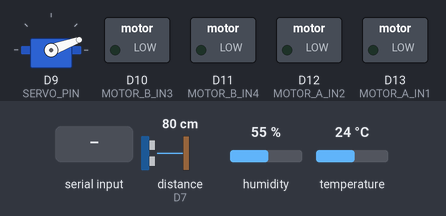
The sketch below on a simulated Arduino Uno R4 WiFi. Parts: servo, switched loads named in the sketch (green lamp = pin HIGH). Wiring (inferred from the names in the program): ultrasonic range finder: trigger D5; echo D7. The inputs (shaded band) are chosen by the test bench; at power-on: distance to the obstacle (sensor on D7) 80 cm, humidity 55 %, temperature 24 °C. The echo pulse lasts 58.3 µs per cm; pins used as bus, display or sensor lines are not drawn; what the sketch prints to the serial monitor is not drawn.

Above: at 3.7 s.
3.8 s: "F" received over Serial
At 6.1 s:
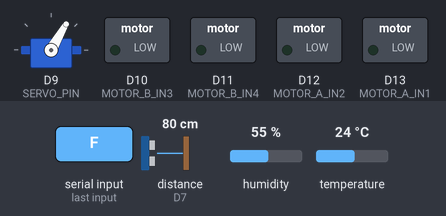
At 9.2 s:
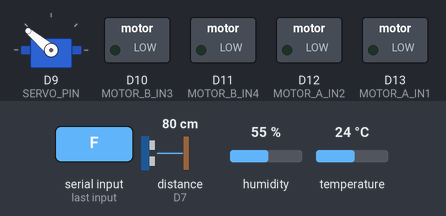
14.3 s: "B" received over Serial
At 14.55 s:
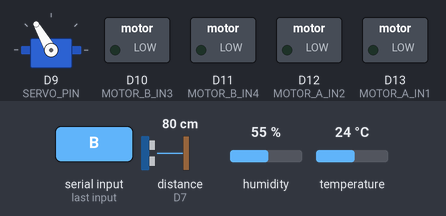
20.6 s: distance to the obstacle (sensor on D7) set to 7 cm
24.1 s: distance to the obstacle (sensor on D7) set to 10 cm
Timing chart, 0 to 32.8 s (numbered marks = the images above; inputs shaded):
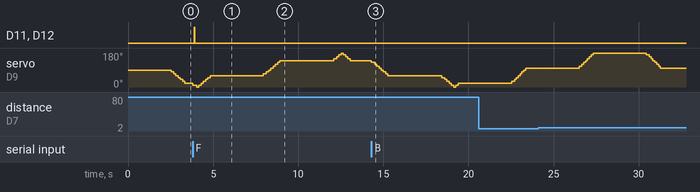

Measured:
- after the input at 3.8 s, D11 (MOTOR_B_IN4), D12 (MOTOR_A_IN2): LOW → HIGH after 0.09 s, → LOW 0.05 s later

The sketch:

heat_mapping_robot.ino
```cpp
/*
 * Heat Mapping Robot — Arduino Sketch
 * Same logic as simulation robots: sends ultrasonic sweep to Python backend,
 * receives F/B/L/R/S commands from backend (SLAM, occupancy grid, path planning).
 *
 * USE_SERIAL=1: USB serial (Arduino Uno). Backend: cd backend && SERIAL_PORT=COMx python main.py
 * USE_SERIAL=0: WiFi HTTP POST (ESP32)
 * USE_IMU=1: Include Modulino Movement (LSM6DSOXTR) gyro/accel via I2C
 * USE_MOTORS=1: Enable DC motor drive (L298N style)
 * COMMAND_MODE=1: Backend-driven (same as simulation). COMMAND_MODE=0: legacy autonomous.
 *
 * Hardware: HC-SR04 (5,7), servo (9), DHT11 (8), L298N motors (13,12,10,11)
 */

#define USE_SERIAL 1   // 1 = USB serial, 0 = WiFi
#define USE_IMU   0    // 1 = Modulino (UNO R4 only), 0 = skip (required for AVR/Arduino Uno)
#define USE_MOTORS 1   // 1 = DC motors (L298N), 0 = servo/sensors only
#define COMMAND_MODE 1 // 1 = backend-driven (SLAM/path planning), 0 = legacy move-stop-sweep
#define BACKEND_CMD_TIMEOUT_MS 3000  // Block for command after send
#define DEBUG_ULTRASONIC 0           // 1 = log distance readings to Serial

#if !USE_SERIAL
#include <WiFi.h>
#include <HTTPClient.h>
#endif
#include <ArduinoJson.h>
#include <DHT.h>
#include <Servo.h>
#include <Wire.h>

#if USE_IMU
#include <Modulino.h>
ModulinoMovement imu;
#endif

// ── CONFIG ────────────────────────────────────────────────────────────────
#if !USE_SERIAL
#define WIFI_SSID       "YOUR_WIFI_SSID"
#define WIFI_PASSWORD   "YOUR_WIFI_PASSWORD"
#define BACKEND_URL     "http://192.168.1.100:8000"  // Python backend IP
#endif
#define CHUNK_SIZE      8                            // Readings per HTTP POST
#define SWEEP_BATCH_SIZE 19                          // Full 180°: -90..+90 step 10°
#define SWEEP_STEP_DEG  10.0                         // Angle step per reading
#define SWEEP_MIN_DEG   -90.0                        // Left limit
#define SWEEP_MAX_DEG   90.0                         // Right limit, 0 = forwards
#define ANGLE_OFFSET    0.0                          // fine-tune reported angle
// Servo: 0°=right, 180°=left. Map our -90°(left) and +90°(right) accordingly.
#define SERVO_AT_MIN    180                          // servo 180 = our -90° (left)
#define SERVO_AT_MAX    0                            // servo 0 = our +90° (right)
#define TRIG_PIN        5
#define ECHO_PIN        7
#define SERVO_PIN      9
#define DHT_PIN         8
// Motor pins (same as motor_test — L298N dual H-bridge)
#define MOTOR_A_IN1     13
#define MOTOR_A_IN2     12
#define MOTOR_B_IN3     10
#define MOTOR_B_IN4     11
#define MOVE_DURATION_MS   2000   // Forward per segment (≈20 cm)
#define STOP_BEFORE_SWEEP_MS 2000 // DHT11 stabilization
#define MAX_DISTANCE_CM 400
#define MIN_DISTANCE_CM 2
// Distance calibration: run distance_calibrate.ino to tune. 58.2 = standard HC-SR04.
#define MICROSEC_PER_CM  58.2
#define DISTANCE_OFFSET_CM 1.7   // raw 28.3 @ 30cm true → add 1.7

// ── GLOBALS ────────────────────────────────────────────────────────────────
struct Reading {
  float angle;    // Servo angle at pulse time (servo-sync)
  float distance;
  float temp_c;   // air_temp at read time
  float gyro_z;   // yaw rate deg/s from IMU
};
#define SEND_CHUNK 8   // Arduino Uno RAM: 8 readings per payload
#define BACKEND_JSON_SIZE 384
Reading buffer[SEND_CHUNK];
int bufferIdx = 0;
float currentAngle = 0.0;
bool sweepDirection = true;  // true = CW
unsigned long startTimeMs = 0;
unsigned long lastDhtReadMs = 0;
float lastTempC = NAN;
float lastHumPct = NAN;
Servo sweepServo;
DHT dht(DHT_PIN, DHT11);
#define DHT_READ_INTERVAL_MS 2000

#if USE_MOTORS && !COMMAND_MODE
enum RobotState { STATE_MOVE, STATE_STOP, STATE_SWEEP };
RobotState robotState = STATE_MOVE;
unsigned long stateStartMs = 0;
#endif
#if USE_MOTORS && COMMAND_MODE
enum BackendPhase { PHASE_COLLECT, PHASE_MOVE };
BackendPhase backendPhase = PHASE_COLLECT;
char backendCmd = 'F';      // From backend (F/B/L/R/S)
char pendingMotorCmd = 'F';
unsigned long phaseStartMs = 0;
#define MOVE_FORWARD_MS  500
#define TURN_15_MS       150
#define TURN_45_MS       400
#define TURN_90_MS       800
#define OBSTACLE_THRESHOLD_CM 25.0f  // If forward < this, obstacle detected
#define FORWARD_CONE_DEG  15.0f      // Forward = angles in [-15, +15]
#endif

// ── MOTORS ─────────────────────────────────────────────────────────────────
#if USE_MOTORS
void motorSetup() {
  pinMode(MOTOR_A_IN1, OUTPUT);
  pinMode(MOTOR_A_IN2, OUTPUT);
  pinMode(MOTOR_B_IN3, OUTPUT);
  pinMode(MOTOR_B_IN4, OUTPUT);
  stopMotors();
}

void moveForward() {
  digitalWrite(MOTOR_A_IN1, LOW);
  digitalWrite(MOTOR_A_IN2, HIGH);
  digitalWrite(MOTOR_B_IN3, LOW);
  digitalWrite(MOTOR_B_IN4, HIGH);
}

void moveBackward() {
  digitalWrite(MOTOR_A_IN1, HIGH);
  digitalWrite(MOTOR_A_IN2, LOW);
  digitalWrite(MOTOR_B_IN3, HIGH);
  digitalWrite(MOTOR_B_IN4, LOW);
}

void turnLeft() {
  digitalWrite(MOTOR_A_IN1, LOW);
  digitalWrite(MOTOR_A_IN2, HIGH);
  digitalWrite(MOTOR_B_IN3, HIGH);
  digitalWrite(MOTOR_B_IN4, LOW);
}

void turnRight() {
  digitalWrite(MOTOR_A_IN1, HIGH);
  digitalWrite(MOTOR_A_IN2, LOW);
  digitalWrite(MOTOR_B_IN3, LOW);
  digitalWrite(MOTOR_B_IN4, HIGH);
}

void stopMotors() {
  digitalWrite(MOTOR_A_IN1, LOW);
  digitalWrite(MOTOR_A_IN2, LOW);
  digitalWrite(MOTOR_B_IN3, LOW);
  digitalWrite(MOTOR_B_IN4, LOW);
}
#endif

// ── ULTRASONIC ────────────────────────────────────────────────────────────
#define ULTRASONIC_SAMPLES 5   // 3-5 samples for median filter
#define MAX_VALID_CM 3000.0    // Reject duration-equivalent outliers

float readDistanceCm()
{
  digitalWrite(TRIG_PIN, LOW);
  delayMicroseconds(5);
  digitalWrite(TRIG_PIN, HIGH);
  delayMicroseconds(10);
  digitalWrite(TRIG_PIN, LOW);

  long duration = pulseIn(ECHO_PIN, HIGH, 30000);
  if (duration == 0) return 0.0;

  float cm = (float)duration / (float)MICROSEC_PER_CM + DISTANCE_OFFSET_CM;
  return cm;
}

// Insertion sort helper for median (no dynamic allocation)
static void sortFloat(float* arr, int n) {
  for (int i = 1; i < n; i++) {
    float v = arr[i];
    int j = i;
    while (j > 0 && arr[j - 1] > v) {
      arr[j] = arr[j - 1];
      j--;
    }
    arr[j] = v;
  }
}

float readDistanceCmMedian(int samples = ULTRASONIC_SAMPLES) {
  float buf[8];  // Max 8 samples without malloc
  if (samples > 8) samples = 8;
  if (samples < 3) samples = 3;

  int valid = 0;
  for (int i = 0; i < samples; i++) {
    float cm = readDistanceCm();
    if (cm >= MIN_DISTANCE_CM && cm <= MAX_DISTANCE_CM && cm > 0.0f && cm < MAX_VALID_CM) {
      buf[valid++] = cm;
    }
    delay(5);
  }
  if (valid == 0) return 0.0;
  sortFloat(buf, valid);
  return buf[valid / 2];
}

// ── SERVO ─────────────────────────────────────────────────────────────────
// Maps logical angle (-90..+90) to servo PWM (SERVO_AT_MIN..SERVO_AT_MAX)
int angleToServo(float deg) {
  return (int)(SERVO_AT_MIN + (deg - SWEEP_MIN_DEG) * (SERVO_AT_MAX - SERVO_AT_MIN) / (SWEEP_MAX_DEG - SWEEP_MIN_DEG));
}

void stepServo() {
  currentAngle += sweepDirection ? SWEEP_STEP_DEG : -SWEEP_STEP_DEG;

  if (currentAngle >= SWEEP_MAX_DEG) {
    currentAngle = SWEEP_MAX_DEG;
    sweepDirection = false;
  } else if (currentAngle <= SWEEP_MIN_DEG) {
    currentAngle = SWEEP_MIN_DEG;
    sweepDirection = true;
  }

  sweepServo.write(angleToServo(currentAngle));
}

// ── SEND READINGS (same format as robot_physical / backend ArduinoReadingsPayload) ─
bool sendReadings(Reading* readings, int count) {
  StaticJsonDocument<BACKEND_JSON_SIZE> doc;
  doc["timestamp_ms"] = (long)(millis() - startTimeMs);

  unsigned long now = millis();
  if (now - lastDhtReadMs >= DHT_READ_INTERVAL_MS) {
    lastDhtReadMs = now;
    float t = dht.readTemperature();
    float h = dht.readHumidity();
    if (!isnan(t)) lastTempC = t;
    if (!isnan(h)) lastHumPct = h;
  }
  if (!isnan(lastTempC)) doc["air_temp_c"] = round(lastTempC * 10) / 10.0;
  if (!isnan(lastHumPct)) doc["humidity_pct"] = round(lastHumPct * 10) / 10.0;

  JsonArray arr = doc.createNestedArray("readings");
  for (int i = 0; i < count; i++) {
    float a = readings[i].angle;
    float d = readings[i].distance;
    if (!isnan(a) && !isinf(a) && !isnan(d) && !isinf(d)) {
      JsonObject r = arr.add<JsonObject>();
      r["angle"] = round(a * 10) / 10.0;
      r["distance"] = round(d * 10) / 10.0;
#if USE_IMU
      r["gyro_z"] = round(readings[i].gyro_z * 1000) / 1000.0;
#endif
    }
  }

  if (doc.overflowed()) {
    doc.clear();
    doc["timestamp_ms"] = (long)(millis() - startTimeMs);
    doc.createNestedArray("readings");
  }

  String body;
  serializeJson(doc, body);

#if USE_SERIAL
  Serial.println(body);
  Serial.flush();
  return true;
#else
  if (WiFi.status() != WL_CONNECTED) return false;

  HTTPClient http;
  String url = String(BACKEND_URL) + "/arduino/readings";
  http.begin(url);
  http.addHeader("Content-Type", "application/json");

  int code = http.POST(body);
  http.end();

  return (code == 200);
#endif
}

// ── SETUP & LOOP ───────────────────────────────────────────────────────────
void setup() {
  Serial.begin(115200);

  pinMode(TRIG_PIN, OUTPUT);
  pinMode(ECHO_PIN, INPUT);

  dht.begin();
  delay(2000);  // DHT11 needs 1–2 s to stabilize
  sweepServo.attach(SERVO_PIN);
  currentAngle = 0.0;
  sweepDirection = true;
  sweepServo.write(angleToServo(0));
  delay(500);  // let servo reach centre

#if USE_MOTORS
  motorSetup();
  #if COMMAND_MODE
  backendPhase = PHASE_COLLECT;
  phaseStartMs = millis();
  #else
  robotState = STATE_MOVE;
  stateStartMs = millis();
  #endif
#endif

#if USE_IMU
  Modulino.begin();
  if (imu.begin()) {
    Serial.println(F("Modulino Movement IMU OK"));
  } else {
    Serial.println(F("Modulino Movement IMU not found - set USE_IMU 0 if no IMU"));
  }
#endif

#if USE_SERIAL
  Serial.println(F("Heat Mapping Robot — Backend mode: SLAM, occupancy grid, path planning"));
#else
  Serial.println("Connecting to WiFi...");
  WiFi.begin(WIFI_SSID, WIFI_PASSWORD);

  while (WiFi.status() != WL_CONNECTED) {
    delay(500);
    Serial.print(".");
  }

  Serial.println("\nWiFi connected");
  Serial.print("IP: ");
  Serial.println(WiFi.localIP());
#endif

  startTimeMs = millis();
}

#if USE_MOTORS && COMMAND_MODE
// Collision avoidance: if obstacle in forward cone, find angle with max distance and turn there
void collisionAvoidance(Reading* buf, int n, char* cmd) {
  float fwdMin = MAX_DISTANCE_CM;
  for (int i = 0; i < n; i++) {
    float a = buf[i].angle;
    float d = buf[i].distance;
    if (d <= 0 || d > MAX_VALID_CM) d = MAX_DISTANCE_CM;
    if ((a < 0 ? -a : a) <= FORWARD_CONE_DEG && d < fwdMin) fwdMin = d;
  }
  if (fwdMin >= OBSTACLE_THRESHOLD_CM) return;  // No obstacle

  float bestDist = 0.0f;
  float bestAngle = 0.0f;
  for (int i = 0; i < n; i++) {
    float d = buf[i].distance;
    if (d <= 0 || d > MAX_VALID_CM) d = MAX_DISTANCE_CM;
    if (d > bestDist) {
      bestDist = d;
      bestAngle = buf[i].angle;
    }
  }
  *cmd = (bestAngle < 0.0f) ? 'R' : 'L';  // Neg angle = clear on left; turn R to avoid (motor L/R may be swapped)
}

void applyMotorCmd(char cmd) {
  if (cmd == 'F') moveForward();
  else if (cmd == 'B') moveBackward();
  else if (cmd == 'L') turnLeft();
  else if (cmd == 'R') turnRight();
  else stopMotors();
}

char readBackendCommand() {
  unsigned long start = millis();
  while (millis() - start < BACKEND_CMD_TIMEOUT_MS) {
    if (Serial.available()) {
      char c = Serial.read();
      if (c == 'F' || c == 'B' || c == 'L' || c == 'R' || c == 'S') {
        return c;
      }
    }
    delay(10);
  }
  return backendCmd;
}
#endif

void loop() {
  unsigned long now = millis();

#if USE_MOTORS && COMMAND_MODE
  // Backend-driven flow (same as simulation / robot_physical)
  switch (backendPhase) {
    case PHASE_COLLECT: {
      float distRaw = readDistanceCmMedian(ULTRASONIC_SAMPLES);
#if DEBUG_ULTRASONIC
      Serial.print(F("US @ "));
      Serial.print(currentAngle + ANGLE_OFFSET);
      Serial.print(F(" deg: "));
      Serial.print(distRaw);
      Serial.println(F(" cm"));
#endif
      float dist = distRaw;
      if (dist < MIN_DISTANCE_CM || dist > MAX_DISTANCE_CM || dist <= 0 || dist >= MAX_VALID_CM)
        dist = 400.0f;

      float gyroZ = 0.0f;
      float tempC = lastTempC;
      if (isnan(tempC)) tempC = 20.0f;
#if USE_IMU
      if (imu.update()) gyroZ = imu.getYaw();
#endif

      buffer[bufferIdx].angle = currentAngle + ANGLE_OFFSET;
      buffer[bufferIdx].distance = dist;
      buffer[bufferIdx].temp_c = tempC;
      buffer[bufferIdx].gyro_z = gyroZ;
      bufferIdx++;

      if (bufferIdx >= SEND_CHUNK) {
        sendReadings(buffer, SEND_CHUNK);
        pendingMotorCmd = readBackendCommand();
        backendCmd = pendingMotorCmd;
        collisionAvoidance(buffer, SEND_CHUNK, &pendingMotorCmd);
        bufferIdx = 0;
        backendPhase = PHASE_MOVE;
        phaseStartMs = now;
      }
      stepServo();
      delay(80);
      return;
    }

    case PHASE_MOVE: {
      applyMotorCmd(pendingMotorCmd);
      unsigned long durationMs = (pendingMotorCmd == 'F' || pendingMotorCmd == 'B')
        ? MOVE_FORWARD_MS
        : (pendingMotorCmd == 'L' || pendingMotorCmd == 'R') ? TURN_45_MS
        : 500;
      if (now - phaseStartMs >= durationMs) {
        stopMotors();
        backendPhase = PHASE_COLLECT;
      }
      delay(50);
      return;
    }
  }
  return;
#endif

#if USE_MOTORS && !COMMAND_MODE
  unsigned long elapsed = millis() - stateStartMs;
  switch (robotState) {
    case STATE_MOVE:
      moveForward();
      if (elapsed >= MOVE_DURATION_MS) {
        stopMotors();
        robotState = STATE_STOP;
        stateStartMs = millis();
      }
      delay(50);
      return;
    case STATE_STOP:
      stopMotors();
      if (elapsed >= STOP_BEFORE_SWEEP_MS) {
        robotState = STATE_SWEEP;
        stateStartMs = millis();
      }
      delay(50);
      return;
    case STATE_SWEEP:
      break;
  }
#endif

  float distRaw = readDistanceCmMedian(ULTRASONIC_SAMPLES);
#if DEBUG_ULTRASONIC
  Serial.print(F("US @ "));
  Serial.print(currentAngle + ANGLE_OFFSET);
  Serial.print(F(" deg: "));
  Serial.print(distRaw);
  Serial.println(F(" cm"));
#endif
  float dist = distRaw;
  if (dist < MIN_DISTANCE_CM || dist > MAX_DISTANCE_CM || dist <= 0 || dist >= MAX_VALID_CM)
    dist = 400.0;

  float gyroZ = 0.0f;
  float tempC = lastTempC;
  if (isnan(tempC)) tempC = 20.0f;
#if USE_IMU
  if (imu.update()) gyroZ = imu.getYaw();
#endif

  buffer[bufferIdx].angle = currentAngle + ANGLE_OFFSET;
  buffer[bufferIdx].distance = dist;
  buffer[bufferIdx].temp_c = tempC;
  buffer[bufferIdx].gyro_z = gyroZ;
  bufferIdx++;

  if (bufferIdx >= SEND_CHUNK) {
    sendReadings(buffer, SEND_CHUNK);
    bufferIdx = 0;
  }

  stepServo();
  delay(80);
}
```
